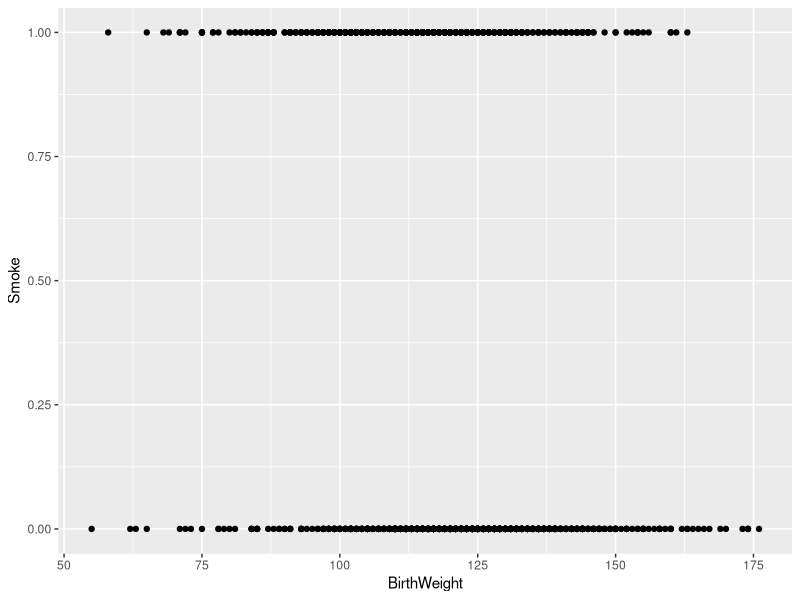
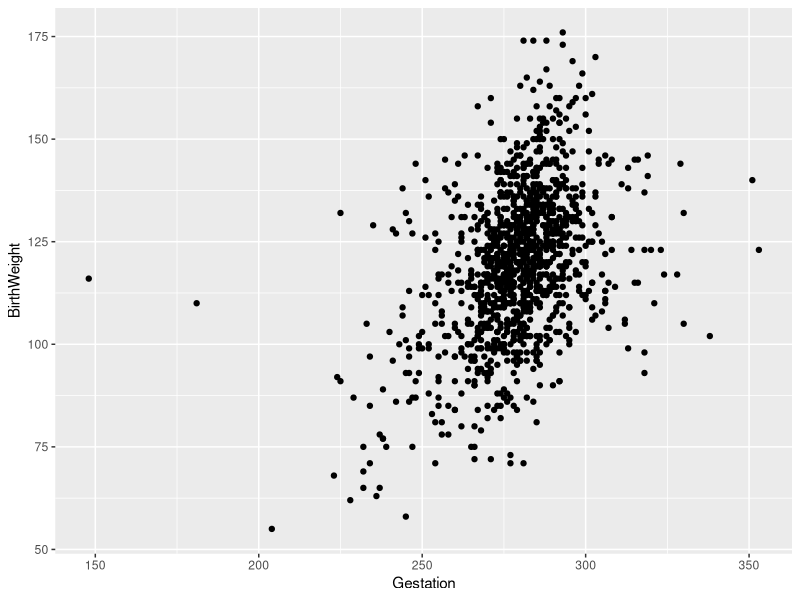
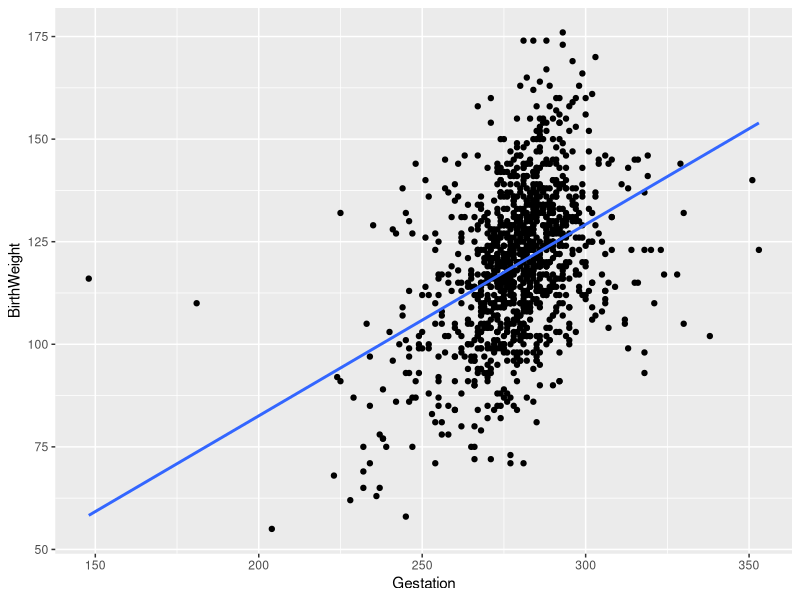

These figures' R source, in order:
# load ggplot to use later on to make some simple plots
library(ggplot2)

baby.data <- na.omit(read.csv(file="data/babies.txt", head=TRUE, sep=" "))
# set column names
colnames(baby.data) <- c("BirthWeight", "Gestation", "Parity", "Age", "Height", "Weight", "Smoke")

summary(baby.data)

cor(baby.data)

ggplot(baby.data, aes(x = BirthWeight, y = Smoke)) + geom_point()
ggplot(baby.data, aes(x = Gestation, y = BirthWeight)) + geom_point()

ggplot(baby.data, aes(x = Gestation, y = BirthWeight)) + 
geom_point()+
geom_smooth(method = 'lm', se = FALSE)